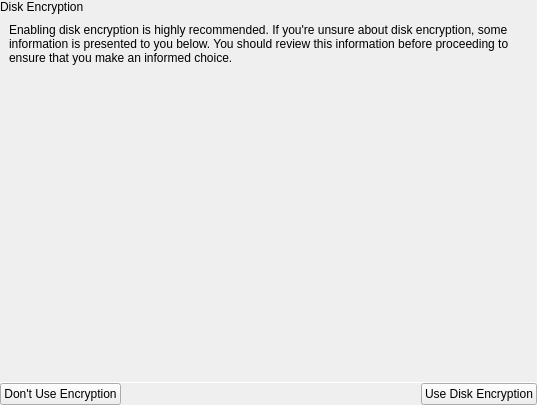
<?xml version="1.0" encoding="UTF-8"?>
<ui version="4.0">
 <class>EncryptPage</class>
 <widget class="QWidget" name="EncryptPage">
  <property name="geometry">
   <rect>
    <x>0</x>
    <y>0</y>
    <width>537</width>
    <height>405</height>
   </rect>
  </property>
  <property name="windowTitle">
   <string notr="true">Form</string>
  </property>
  <layout class="QVBoxLayout" name="verticalLayout">
   <property name="spacing">
    <number>0</number>
   </property>
   <property name="leftMargin">
    <number>0</number>
   </property>
   <property name="topMargin">
    <number>0</number>
   </property>
   <property name="rightMargin">
    <number>0</number>
   </property>
   <property name="bottomMargin">
    <number>0</number>
   </property>
   <item>
    <widget class="tTitleLabel" name="titleLabel">
     <property name="text">
      <string>Disk Encryption</string>
     </property>
    </widget>
   </item>
   <item>
    <layout class="QVBoxLayout" name="verticalLayout_2">
     <property name="spacing">
      <number>6</number>
     </property>
     <property name="leftMargin">
      <number>9</number>
     </property>
     <property name="topMargin">
      <number>9</number>
     </property>
     <property name="rightMargin">
      <number>9</number>
     </property>
     <property name="bottomMargin">
      <number>9</number>
     </property>
     <item>
      <widget class="QLabel" name="label">
       <property name="text">
        <string>Enabling disk encryption is highly recommended. If you're unsure about disk encryption, some information is presented to you below. You should review this information before proceeding to ensure that you make an informed choice.</string>
       </property>
       <property name="wordWrap">
        <bool>true</bool>
       </property>
      </widget>
     </item>
     <item>
      <widget class="tStatusFrame" name="protectionFrame">
       <property name="frameShape">
        <enum>QFrame::StyledPanel</enum>
       </property>
       <property name="frameShadow">
        <enum>QFrame::Raised</enum>
       </property>
      </widget>
     </item>
     <item>
      <widget class="tStatusFrame" name="performanceFrame">
       <property name="frameShape">
        <enum>QFrame::StyledPanel</enum>
       </property>
       <property name="frameShadow">
        <enum>QFrame::Raised</enum>
       </property>
      </widget>
     </item>
     <item>
      <widget class="tStatusFrame" name="enablementFrame">
       <property name="frameShape">
        <enum>QFrame::StyledPanel</enum>
       </property>
       <property name="frameShadow">
        <enum>QFrame::Raised</enum>
       </property>
      </widget>
     </item>
     <item>
      <widget class="tStatusFrame" name="requirementsFrame">
       <property name="frameShape">
        <enum>QFrame::StyledPanel</enum>
       </property>
       <property name="frameShadow">
        <enum>QFrame::Raised</enum>
       </property>
      </widget>
     </item>
    </layout>
   </item>
   <item>
    <spacer name="verticalSpacer">
     <property name="orientation">
      <enum>Qt::Vertical</enum>
     </property>
     <property name="sizeHint" stdset="0">
      <size>
       <width>20</width>
       <height>40</height>
      </size>
     </property>
    </spacer>
   </item>
   <item>
    <widget class="Line" name="line">
     <property name="maximumSize">
      <size>
       <width>16777215</width>
       <height>1</height>
      </size>
     </property>
     <property name="orientation">
      <enum>Qt::Horizontal</enum>
     </property>
    </widget>
   </item>
   <item>
    <layout class="QHBoxLayout" name="horizontalLayout">
     <property name="spacing">
      <number>0</number>
     </property>
     <item>
      <widget class="QPushButton" name="noEncryptButton">
       <property name="text">
        <string>Don't Use Encryption</string>
       </property>
      </widget>
     </item>
     <item>
      <spacer name="horizontalSpacer">
       <property name="orientation">
        <enum>Qt::Horizontal</enum>
       </property>
       <property name="sizeHint" stdset="0">
        <size>
         <width>40</width>
         <height>20</height>
        </size>
       </property>
      </spacer>
     </item>
     <item>
      <widget class="QPushButton" name="encryptButton">
       <property name="text">
        <string notr="true">Use Disk Encryption</string>
       </property>
       <property name="icon">
        <iconset theme="go-next">
         <normaloff>.</normaloff>.</iconset>
       </property>
      </widget>
     </item>
    </layout>
   </item>
  </layout>
 </widget>
 <customwidgets>
  <customwidget>
   <class>tTitleLabel</class>
   <extends>QLabel</extends>
   <header location="global">ttitlelabel.h</header>
   <slots>
    <signal>backButtonClicked()</signal>
   </slots>
  </customwidget>
  <customwidget>
   <class>tStatusFrame</class>
   <extends>QFrame</extends>
   <header location="global">tstatusframe.h</header>
   <container>1</container>
  </customwidget>
 </customwidgets>
 <resources/>
 <connections/>
</ui>
